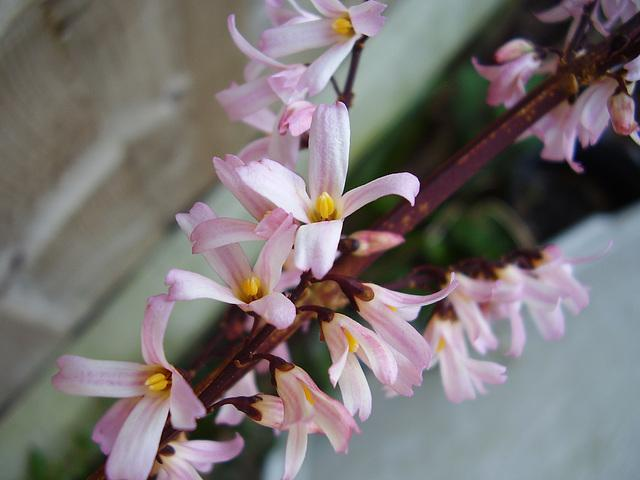
#> input picture python-code/opengl-learning/resources/images/f2.jpg, 640 x 480 px, found by its file name
$ jupyter execute --allow-errors '23-PyCUDA-图像处理-算术操作.ipynb'   (shell and % lines are left out)
#> lines starting #> are read from the running program, lines starting #| are printed output that depends on the picture
# PyCUDA-图像处理-算术操作

[cell 1]
import pycuda.autoinit
import pycuda.driver as cu
from pycuda import gpuarray
from pycuda.reduction import ReductionKernel
from pycuda.elementwise import ElementwiseKernel
import time
import numpy as np
from pycuda.compiler import SourceModule
import string
import cv2
import matplotlib.pyplot as plt
from matplotlib import  animation

[cell 2]
def load_kernel_from_file(fname,kname):
    sources = None
    kernel = None
    with open(fname,encoding='utf-8') as f:
        sources = f.read() # 通过str函数转换为unicode编码
        sm = SourceModule(str(sources))
        kernel = sm.get_function(kname)
    return kernel

def load_kernel_from_string(sources,kname):
    sm = SourceModule(str(sources))
    kernel = sm.get_function(kname)
    return kernel

#> (a cell that did not finish here is left out)

[cell 4]
rgb = cv2.cvtColor(cv2.imread('../../datas/f2.jpg'),cv2.COLOR_BGR2RGB)
rgba = cv2.cvtColor(rgb,cv2.COLOR_RGB2RGBA)
gray = cv2.cvtColor(rgb,cv2.COLOR_RGB2GRAY)
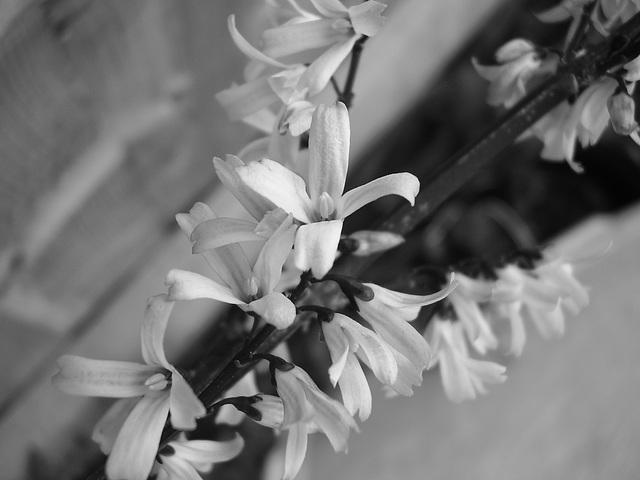
#> gray: shape (480, 640); min 2, max 251, mean 116.2
rgb2 = cv2.cvtColor(cv2.imread('../../datas/f3.jpg'),cv2.COLOR_BGR2RGB)
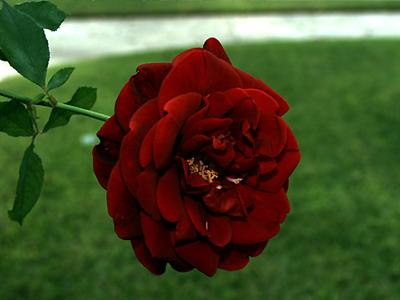
#> input picture datas/f3.jpg, 400 x 300 px
rgba2 = cv2.cvtColor(rgb2,cv2.COLOR_RGB2RGBA)
gray2 = cv2.cvtColor(rgb2,cv2.COLOR_RGB2GRAY)
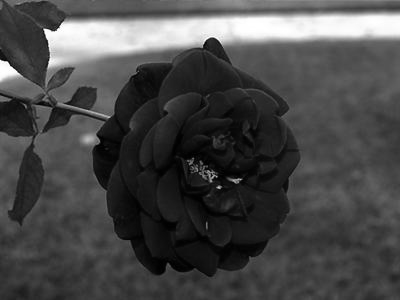
#> gray2: shape (300, 400); min 0, max 255, mean 72.5

[cell 5]
def getGridSize(blockSize, numRows, numCols):
    grid_size_x = int((numCols + blockSize[0] - 1) / blockSize[0])  #/*< Greater than or equal to image width */
    grid_size_y = int((numRows + blockSize[1] - 1) / blockSize[1])# /*< Greater than or equal to image height */
    return (grid_size_x,grid_size_y,1)

[cell 6]
rows,cols,ch = rgb.shape
#> rows = 480; cols = 640; ch = 3
block = (32,32,1)
grid = getGridSize(block,rows,cols)#(int((cols + block[0]) / block[0]),int((rows + block[1]) / block[1]),1)
#> grid = (20, 15, 1)
print(grid)
#| (20, 15, 1)

[cell 7]
dst = np.zeros_like(rgb).astype(np.float32)
#> (the rest of this cell did not finish here and is left out)

[cell 8]
dst = np.clip(dst,0,255)
dst = np.uint8(dst)

[cell 9]
plt.imshow(dst)
plt.title('Add')
